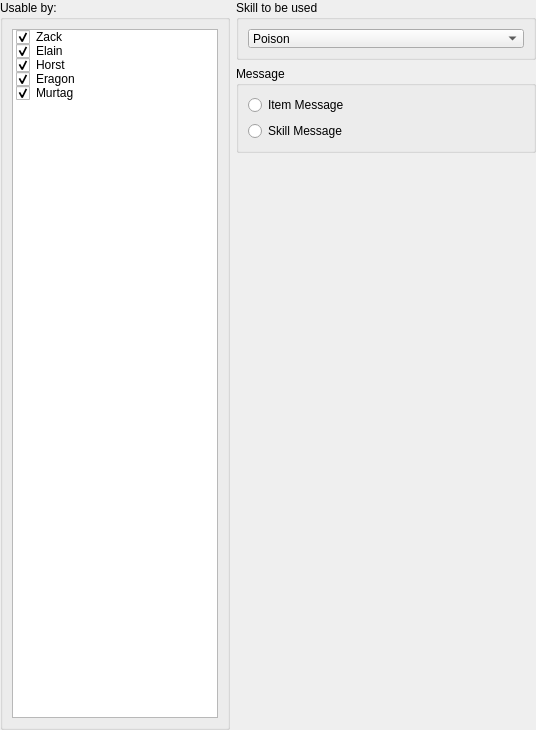
     <widget class="QWidget" name="pageItemInvokeSkill">
      <layout class="QGridLayout" name="gridLayout_195">
       <property name="leftMargin">
        <number>0</number>
       </property>
       <property name="topMargin">
        <number>0</number>
       </property>
       <property name="rightMargin">
        <number>0</number>
       </property>
       <property name="bottomMargin">
        <number>0</number>
       </property>
       <item row="0" column="0" rowspan="3">
        <widget class="QGroupBox" name="groupMaterialUsableBy_2">
         <property name="minimumSize">
          <size>
           <width>0</width>
           <height>150</height>
          </size>
         </property>
         <property name="maximumSize">
          <size>
           <width>230</width>
           <height>16777215</height>
          </size>
         </property>
         <property name="title">
          <string>Usable by:</string>
         </property>
         <layout class="QGridLayout" name="gridLayout_196">
          <item row="0" column="0">
           <widget class="QListWidget" name="listMaterialUsableBy_2">
            <item>
             <property name="text">
              <string>Zack</string>
             </property>
             <property name="checkState">
              <enum>Checked</enum>
             </property>
            </item>
            <item>
             <property name="text">
              <string>Elain</string>
             </property>
             <property name="checkState">
              <enum>Checked</enum>
             </property>
            </item>
            <item>
             <property name="text">
              <string>Horst</string>
             </property>
             <property name="checkState">
              <enum>Checked</enum>
             </property>
            </item>
            <item>
             <property name="text">
              <string>Eragon</string>
             </property>
             <property name="checkState">
              <enum>Checked</enum>
             </property>
            </item>
            <item>
             <property name="text">
              <string>Murtag</string>
             </property>
             <property name="checkState">
              <enum>Checked</enum>
             </property>
            </item>
           </widget>
          </item>
         </layout>
        </widget>
       </item>
       <item row="0" column="1">
        <widget class="QGroupBox" name="groupBookSkill_2">
         <property name="minimumSize">
          <size>
           <width>0</width>
           <height>55</height>
          </size>
         </property>
         <property name="maximumSize">
          <size>
           <width>16777215</width>
           <height>60</height>
          </size>
         </property>
         <property name="title">
          <string>Skill to be used</string>
         </property>
         <layout class="QGridLayout" name="gridLayout_197">
          <item row="0" column="0">
           <widget class="QComboBox" name="comboBookSkill_2">
            <item>
             <property name="text">
              <string>Poison</string>
             </property>
            </item>
            <item>
             <property name="text">
              <string>Heal</string>
             </property>
            </item>
            <item>
             <property name="text">
              <string>Spark</string>
             </property>
            </item>
            <item>
             <property name="text">
              <string>Warp</string>
             </property>
            </item>
            <item>
             <property name="text">
              <string>Egress</string>
             </property>
            </item>
           </widget>
          </item>
         </layout>
        </widget>
       </item>
       <item row="1" column="1">
        <widget class="QGroupBox" name="groupScrollMessage">
         <property name="minimumSize">
          <size>
           <width>300</width>
           <height>0</height>
          </size>
         </property>
         <property name="maximumSize">
          <size>
           <width>16777215</width>
           <height>90</height>
          </size>
         </property>
         <property name="title">
          <string>Message</string>
         </property>
         <layout class="QGridLayout" name="gridLayout_198">
          <item row="0" column="0">
           <widget class="QRadioButton" name="radioScrollMessageItem">
            <property name="text">
             <string>Item Message</string>
            </property>
           </widget>
          </item>
          <item row="1" column="0">
           <widget class="QRadioButton" name="radioScrollMessageSkill">
            <property name="text">
             <string>Skill Message</string>
            </property>
           </widget>
          </item>
         </layout>
        </widget>
       </item>
       <item row="2" column="1">
        <spacer name="verticalSpacer">
         <property name="orientation">
          <enum>Qt::Vertical</enum>
         </property>
         <property name="sizeHint" stdset="0">
          <size>
           <width>20</width>
           <height>577</height>
          </size>
         </property>
        </spacer>
       </item>
      </layout>
     </widget>
